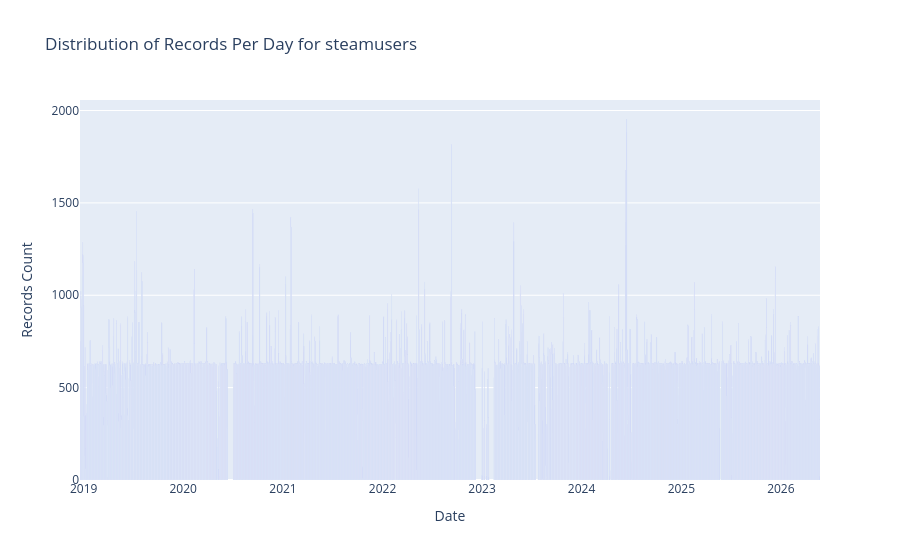

The cell this chart's notebook holds for it:
### Markdown cell above
## These are the number of records we have per day for the `steamusers` Mongo collection.  This is created using the `steamusers.py` script.

### Code cell
# https://plot.ly/python/bar-charts/

data = [Bar(
        x=grouped_df['date'],
        y=grouped_df['count']
    )]

layout = Layout(
        title='Distribution of Records Per Day for steamusers',
        xaxis=dict(
            title='Date'
        ),
        yaxis=dict(
            title='Records Count'
        )
    )

fig = Figure(data=data, layout=layout)

iplot(fig)

### Figure 1 — Plotly figure (JSON) as saved in the notebook; plotly's stock layout.template omitted (floating-point values rounded to 4 significant figures; data arrays with more than 128 entries replaced by an {"elided": "..."} marker saying what was removed)
{"data": [{"type": "bar", "x": {"elided": "2604 str values"}, "y": {"elided": "2604 int values"}}], "layout": {"title": {"text": "Distribution of Records Per Day for steamusers"}, "xaxis": {"title": {"text": "Date"}}, "yaxis": {"title": {"text": "Records Count"}}}}
